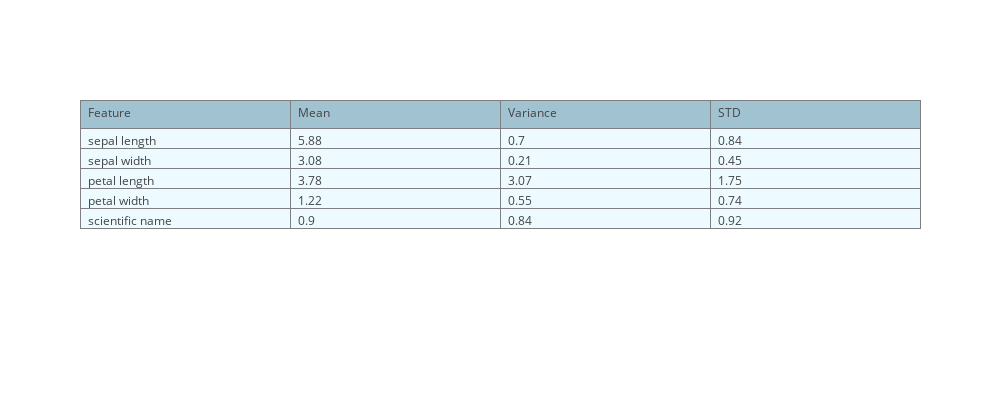

Notebook code for this chart:
### Markdown cell above
Below, the means and standard deviations of each feature are shown. Categorical 
features do not have a mean and a standard deviation, since they contain no ordering. Instead, 
the network returns NaN.

### Code cell
descr.means_table(spn, context)

### Figure 1 — Plotly figure (JSON) as saved in the notebook; plotly's stock layout.template omitted (floating-point values rounded to 4 significant figures)
{"data": [{"cells": {"align": ["left", "left", "left", "left", "left"], "fill": {"color": "#EDFAFF"}, "line": {"color": "#7D7F80"}, "values": [["sepal length", "sepal width", "petal length", "petal width", "scientific name"], [[5.88], [3.08], [3.78], [1.22], [0.9]], [[0.7], [0.21], [3.07], [0.55], [0.84]], [[0.84], [0.45], [1.75], [0.74], [0.92]]]}, "header": {"align": ["left", "left", "left", "left", "left"], "fill": {"color": "#a1c3d1"}, "line": {"color": "#7D7F80"}, "values": ["Feature", "Mean", "Variance", "STD"]}, "type": "table"}], "layout": {"height": 400, "width": 1000}}
